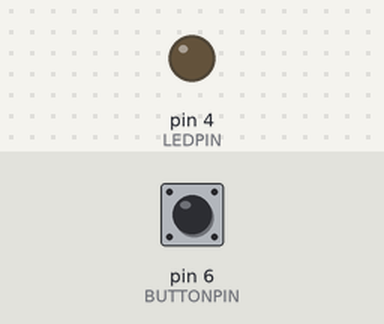
The sketch below on a simulated Arduino Uno, built with avr-gcc and run on an emulated ATmega328P. Shown: output pins drawn as LEDs (lit = HIGH). The inputs (shaded band) are chosen by the test bench; at power-on: pin 6 (BUTTONPIN) LOW.

Above: at 1.2 s.
1.3 s: pin 6 (BUTTONPIN) pulled HIGH for 0.15 s
At 1.4 s:
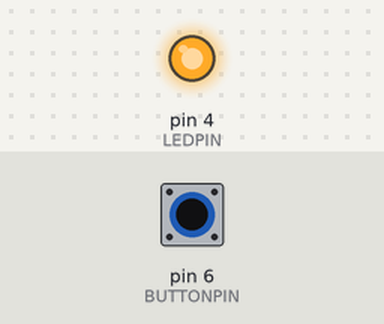
3.0 s: pin 6 (BUTTONPIN) pulled HIGH for 3.2 s
At 7.5 s:
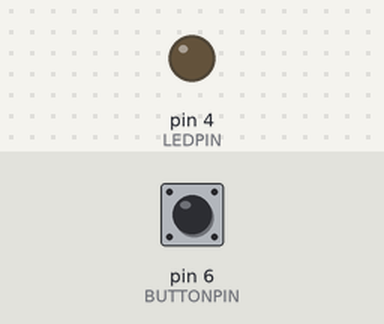
Timing chart, 0 to 9.0 s (numbered marks = the images above; inputs shaded):
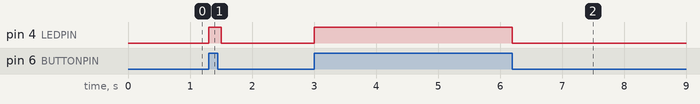

The sketch:

03_BlinkLedByButton.ino
```cpp
/*
 * ボタンに連動してLED点灯
 * ボタンを押している間だけLEDを点灯して、ボタンを離すとLEDを消灯します。
 *
 * ボタンは押している、離しているをマイコンボードに入力するものです。
 * つまりオン・オフを入力するものなのでデジタル入力です。
 */

#define LEDPIN 4      // LEDのピン番号
#define BUTTONPIN 6   // ボタンのピン番号

// 起動時の処理
// 4番ピンにLEDが接続されていることを指定します。
// 6番ピンにボタンが接続されていることを指定します。

void setup() {
  pinMode(LEDPIN, OUTPUT);
  pinMode(BUTTONPIN, INPUT);
}

// 電源を切るまで繰り返す
//
// digitalRead関数は指定のピンの状態を取得します。

void loop() {
  int buttonState = digitalRead(BUTTONPIN);   // ボタンの状態を取得

  // ボタンが押されていればbuttonStateはHIGH、離されていればLOWです。
  // ボタンの状態がHIGHであるかを判断するためには、if分を使います。
  // 値が同じであることを判断するには演算子 "=="（イコール2個）を使用します。、
  if (buttonState == HIGH) {
    digitalWrite(LEDPIN, HIGH);
  } else {
    digitalWrite(LEDPIN, LOW);
  }

  // 上の if/else は次の1行で書くこともできます
  // digitalWrite(LEDPIN, buttonState);

  delay(100);
}
```

Measured:
- after the input at 1.3 s, pin 4 (LEDPIN): LOW → HIGH at once, → LOW 0.20 s later
- after the input at 3.0 s, pin 4 (LEDPIN): LOW → HIGH at once, → LOW 3.2 s later
